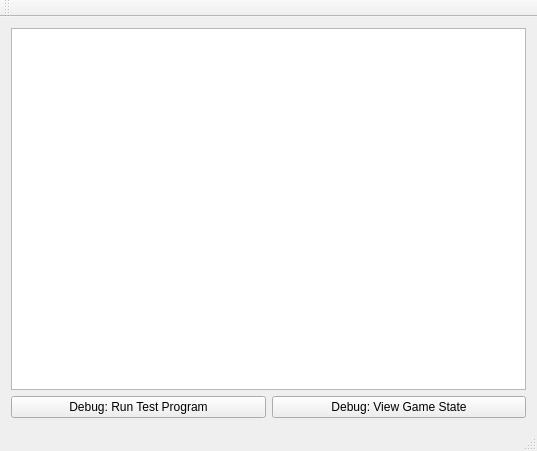
<?xml version="1.0" encoding="UTF-8"?>
<ui version="4.0">
 <class>MainWindow</class>
 <widget class="QMainWindow" name="MainWindow">
  <property name="geometry">
   <rect>
    <x>0</x>
    <y>0</y>
    <width>537</width>
    <height>451</height>
   </rect>
  </property>
  <property name="windowTitle">
   <string>MainWindow</string>
  </property>
  <widget class="QWidget" name="centralWidget">
   <layout class="QGridLayout" name="gridLayout">
    <item row="0" column="0">
     <widget class="QTextBrowser" name="debugTextBrowser"/>
    </item>
    <item row="1" column="0">
     <layout class="QHBoxLayout" name="horizontalLayout">
      <item>
       <widget class="QPushButton" name="testButton">
        <property name="text">
         <string>Debug: Run Test Program</string>
        </property>
       </widget>
      </item>
      <item>
       <widget class="QPushButton" name="debugViewGameStateButton">
        <property name="text">
         <string>Debug: View Game State</string>
        </property>
       </widget>
      </item>
     </layout>
    </item>
   </layout>
  </widget>
  <widget class="QMenuBar" name="menuBar">
   <property name="geometry">
    <rect>
     <x>0</x>
     <y>0</y>
     <width>537</width>
     <height>26</height>
    </rect>
   </property>
  </widget>
  <widget class="QToolBar" name="mainToolBar">
   <attribute name="toolBarArea">
    <enum>TopToolBarArea</enum>
   </attribute>
   <attribute name="toolBarBreak">
    <bool>false</bool>
   </attribute>
  </widget>
  <widget class="QStatusBar" name="statusBar"/>
 </widget>
 <layoutdefault spacing="6" margin="11"/>
 <resources/>
 <connections/>
</ui>
